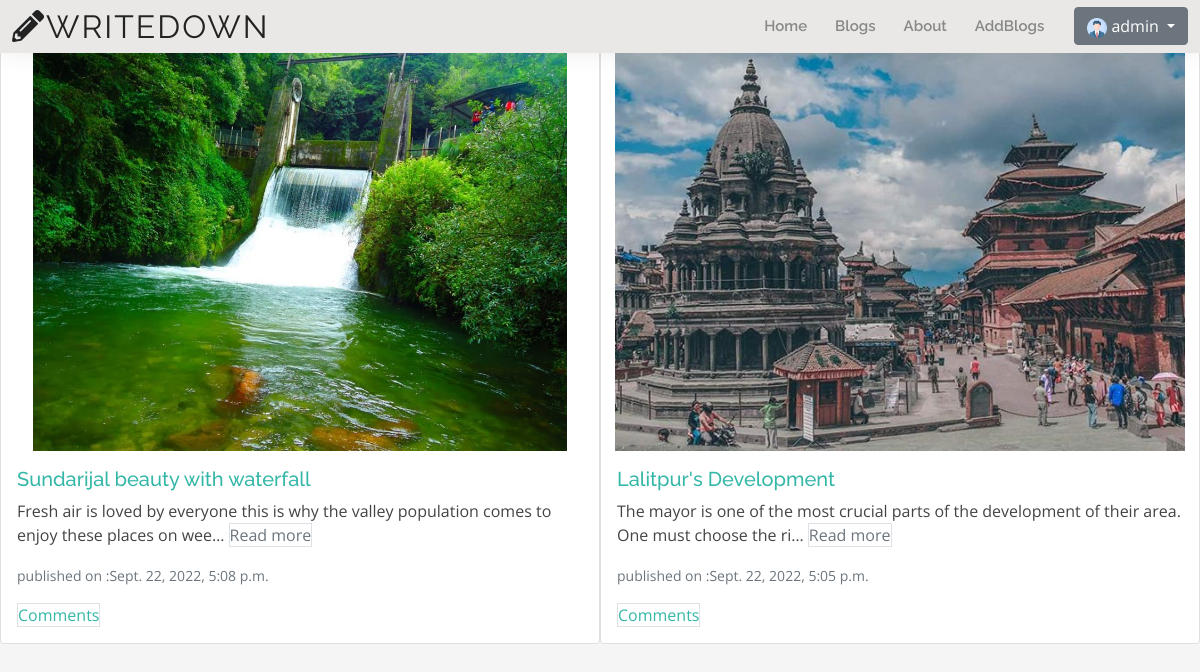
The app's page /post/ (signed in) with its own data.
### blog/models.py (models this page shows, shortened)
class Post(models.Model):
    author = models.ForeignKey(User,on_delete=models.CASCADE) #only person has power i.e. create superuser can do all
    title= models.CharField(max_length=200)
    text=models.TextField()
    image = models.ImageField(upload_to="photos", blank=True, null=True)
    created_date=models.DateTimeField(default=timezone.now)
    published_date=models.DateTimeField(blank=True,null=True)

### blog/views.py (the view)
# urls.py: path('post/',views.PostListView.as_view(),name='post_list'),
class PostListView(ListView):
    template_name='post_list.html'
    model =Post   #connect to post model
    def get_queryset(self): #like sql query in django __lte is lessthanequal_to and '-' sign is about decesnding order print
        return Post.objects.filter(published_date__lte=timezone.now()).order_by('-published_date')

### templates/blog/post_list.html
{% extends "base.html" %}
{% block style %}
<link rel="stylesheet" href="https://cdnjs.cloudflare.com/ajax/libs/font-awesome/5.15.1/css/all.min.css">
<link rel="stylesheet" href="../static/assets/vendor/bootstrap/css/bootstrap-grid.min.css">
{% endblock style %}
{% block body %}
<div class="d-flex align-content-stretch flex-wrap">
  {% for post in post_list %}
  <div class="col mb-4">
<div class="card-deck">
  <div class="card" >
  <a class="card-img" href="{%url 'post_detail' pk=post.pk %}">  <img src="../media/{{post.image}}" class="card-img-topp" alt="..." ></a>
    <div class="card-body">
      <h5 class="card-title"><a href="{%url 'post_detail' pk=post.pk %}">{{ post.title }}</a></h5>
      <p class="card-text">{{post.text | truncatechars:100}} <a href="{%url 'post_detail' pk=post.pk %}" class="border text-muted">Read more</a> </p>
      <p class="card-text"><small class="text-muted"> published on :{{post.published_date}}</small></p>
    <p class="card-text" >
        <a href="{% url 'post_detail' pk=post.pk %}"  class="border">Comments</a>
    </p>
  </div>
  </div>
  </div>
    </div>
  {% endfor %}
  </div>
{% endblock body %}

### templates/base.html (shortened to what this page needs)
{% load static %}
<!DOCTYPE html>
<html lang="en">
<head>
  <link href="{% static 'assets/vendor/aos/aos.css' %}" rel="stylesheet">
  <link href="{% static 'assets/vendor/bootstrap/css/bootstrap.min.css' %}" rel="stylesheet">
  <link href="{% static 'assets/vendor/bootstrap-icons/bootstrap-icons.css' %}" rel="stylesheet">
  <link href="{% static 'assets/vendor/boxicons/css/boxicons.min.css' %}" rel="stylesheet">
  <link href="{% static 'assets/vendor/glightbox/css/glightbox.min.css' %}" rel="stylesheet">
  <link href="{% static 'assets/vendor/swiper/swiper-bundle.min.css' %}" rel="stylesheet">
  <link rel="stylesheet" href="{% static 'assets/css/blog.css' %}">
  <link href="{% static 'assets/css/style.css' %}" rel="stylesheet">
  <link rel="stylesheet" href="https://cdnjs.cloudflare.com/ajax/libs/font-awesome/5.15.1/css/all.min.css">
{% block style %}
{% endblock style %}
</head>
<body>
  <header id="header" class="fixed-top">
    <div class="container-fluid d-flex justify-content-between align-items-center">
      <h1 class="logo me-auto me-lg-0"><a href="/"><i class="fas fa-pencil-alt"></i>WriteDown</a></h1>
      <nav id="navbar" class="navbar order-last order-lg-0">
        <ul>
          <li><a href="{% url 'main' %}">Home</a></li>
          <li><a href="/post">Blogs</a> </li>
          <li><a href="{% url 'about' %}">About</a></li>
          {% if user.is_authenticated %}
          <li><a href="{% url 'post_new' %}">AddBlogs</a> </li>
            <div class="dropdown" style="margin-left: 30px;">
              <button class="btn btn-secondary dropdown-toggle" type="button" id="dropdownMenuButton1" data-bs-toggle="dropdown" aria-expanded="false">
                <img src="{% static 'assets/img/profile.png' %}" width="20" height="20"></img>
                  {{request.user}}
              </button>
            </div>
          {% else %}
            <li><a href="/register/">Signup</a></li>
            <li><a href="/login/">Login</a></li>
          {% endif %}
        </ul>
      </nav>
    </div>
  </header>
  {% block body %}
  {% endblock body %}
</body>
</html>

### static/assets/css/blog.css (style rules this page uses)
* { margin: 0; padding: 0; box-sizing: border-box; }
body { background: whitesmoke; margin-top: 0rem; font-family:cursive; }
.card-img-topp { width: fit-content; height:400px; border-top-left-radius: calc(0.25rem - 1px); border-top-right-radius: calc(0.25rem - 1px); display: block; margin-left: auto; margin-right: auto; margin-top: 50px; }

### static/assets/css/style.css (style rules this page uses)
body { font-family: "Open Sans", sans-serif; color: #444444; }
a { color: #34b7a7; text-decoration: none; }
h1, h2, h3, h4, h5, h6 { font-family: "Raleway", sans-serif; }
#header { background: #e9e8e6; box-shadow: 0px 0px 25px 0 rgba(0, 0, 0, 0.08); z-index: 997; padding: 5px 0; }
#header .logo { font-size: 32px; margin: 0; padding: 0; line-height: 1; font-weight: 400; letter-spacing: 2px; text-transform: uppercase; }
#header .logo a { color: #222222; }
.navbar { padding: 0; }
.navbar ul { margin: 0; padding: 0; display: flex; list-style: none; align-items: center; }
.navbar li { position: relative; padding: 10px 0 10px 28px; }
.navbar a, .navbar a:focus { display: flex; align-items: center; justify-content: space-between; font-family: "Raleway", sans-serif; font-size: 15px; font-weight: 600; color: #888888; white-space: nowrap; transition: 0.3s; position: relative; }
.navbar > ul > li > a:before { content: ""; position: absolute; width: 0; height: 2px; bottom: -5px; left: 0; background-color: #34b7a7; visibility: hidden; width: 0px; transition: all 0.3s ease-in-out 0s; }

### records on screen
Post: image (picture), title "Sundarijal beauty with waterfall", text "Fresh air is loved by everyone this is why the valley population comes to enjoy these places on wee…", published_date "Sept. 22, 2022, 5:08 p.m."
Post: image (picture), title "Lalitpur's Development", text "The mayor is one of the most crucial parts of the development of their area. One must choose the ri…", published_date "Sept. 22, 2022, 5:05 p.m."

### other values on screen
{{ request.user }} "admin"
